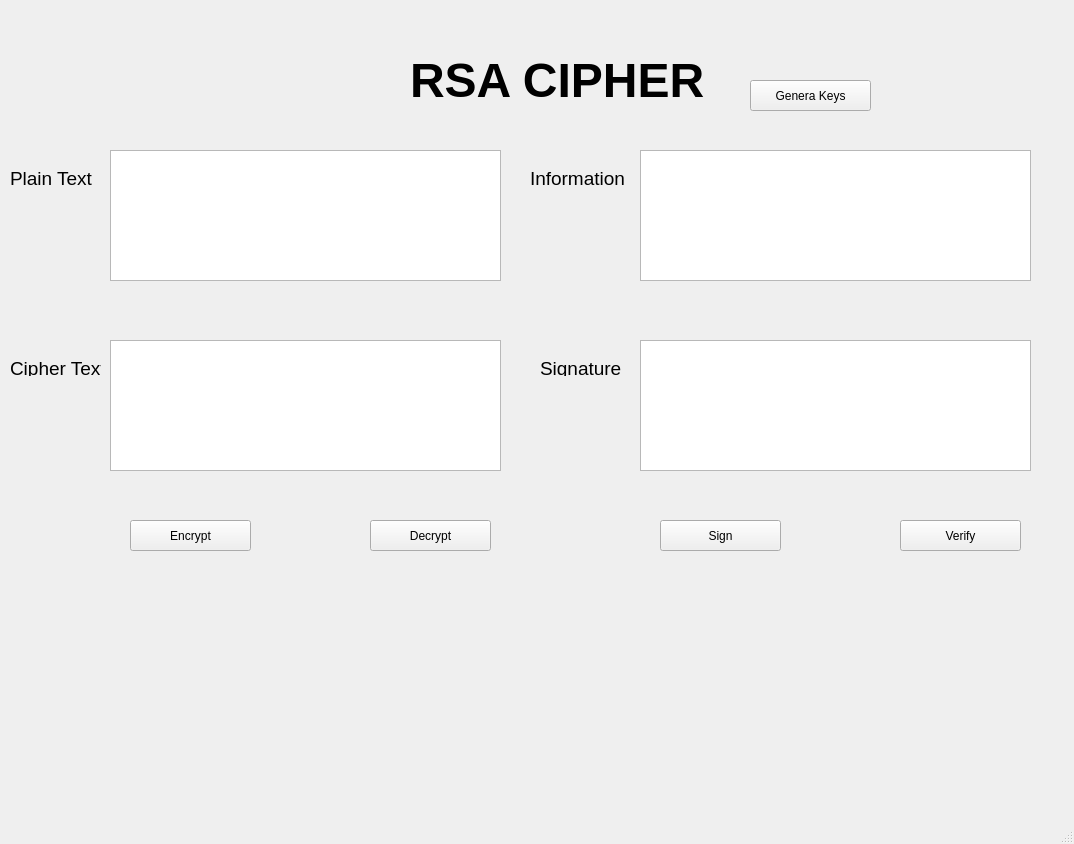
<?xml version="1.0" encoding="UTF-8"?>
<ui version="4.0">
 <class>MainWindow</class>
 <widget class="QMainWindow" name="MainWindow">
  <property name="geometry">
   <rect>
    <x>0</x>
    <y>0</y>
    <width>1074</width>
    <height>844</height>
   </rect>
  </property>
  <property name="windowTitle">
   <string>MainWindow</string>
  </property>
  <widget class="QWidget" name="centralwidget">
   <widget class="QPlainTextEdit" name="txt_plain_text">
    <property name="geometry">
     <rect>
      <x>110</x>
      <y>150</y>
      <width>391</width>
      <height>131</height>
     </rect>
    </property>
   </widget>
   <widget class="QPlainTextEdit" name="txt_cipher_text">
    <property name="geometry">
     <rect>
      <x>110</x>
      <y>340</y>
      <width>391</width>
      <height>131</height>
     </rect>
    </property>
   </widget>
   <widget class="QPlainTextEdit" name="txt_sign">
    <property name="geometry">
     <rect>
      <x>640</x>
      <y>340</y>
      <width>391</width>
      <height>131</height>
     </rect>
    </property>
   </widget>
   <widget class="QPlainTextEdit" name="txt_info">
    <property name="geometry">
     <rect>
      <x>640</x>
      <y>150</y>
      <width>391</width>
      <height>131</height>
     </rect>
    </property>
   </widget>
   <widget class="QLabel" name="label">
    <property name="geometry">
     <rect>
      <x>410</x>
      <y>50</y>
      <width>341</width>
      <height>61</height>
     </rect>
    </property>
    <property name="font">
     <font>
      <pointsize>36</pointsize>
      <weight>75</weight>
      <bold>true</bold>
     </font>
    </property>
    <property name="text">
     <string>RSA CIPHER</string>
    </property>
   </widget>
   <widget class="QLabel" name="label_2">
    <property name="geometry">
     <rect>
      <x>10</x>
      <y>170</y>
      <width>91</width>
      <height>16</height>
     </rect>
    </property>
    <property name="font">
     <font>
      <pointsize>14</pointsize>
     </font>
    </property>
    <property name="text">
     <string>Plain Text</string>
    </property>
   </widget>
   <widget class="QLabel" name="label_3">
    <property name="geometry">
     <rect>
      <x>540</x>
      <y>360</y>
      <width>91</width>
      <height>16</height>
     </rect>
    </property>
    <property name="font">
     <font>
      <pointsize>14</pointsize>
     </font>
    </property>
    <property name="text">
     <string>Signature</string>
    </property>
   </widget>
   <widget class="QLabel" name="label_4">
    <property name="geometry">
     <rect>
      <x>10</x>
      <y>360</y>
      <width>91</width>
      <height>16</height>
     </rect>
    </property>
    <property name="font">
     <font>
      <pointsize>14</pointsize>
     </font>
    </property>
    <property name="text">
     <string>Cipher Text</string>
    </property>
   </widget>
   <widget class="QLabel" name="label_5">
    <property name="geometry">
     <rect>
      <x>530</x>
      <y>170</y>
      <width>101</width>
      <height>16</height>
     </rect>
    </property>
    <property name="font">
     <font>
      <pointsize>14</pointsize>
     </font>
    </property>
    <property name="text">
     <string>Information</string>
    </property>
   </widget>
   <widget class="QPushButton" name="btn_encrypt">
    <property name="geometry">
     <rect>
      <x>130</x>
      <y>520</y>
      <width>121</width>
      <height>31</height>
     </rect>
    </property>
    <property name="text">
     <string>Encrypt</string>
    </property>
   </widget>
   <widget class="QPushButton" name="btn_decrypt">
    <property name="geometry">
     <rect>
      <x>370</x>
      <y>520</y>
      <width>121</width>
      <height>31</height>
     </rect>
    </property>
    <property name="text">
     <string>Decrypt</string>
    </property>
   </widget>
   <widget class="QPushButton" name="btn_sign">
    <property name="geometry">
     <rect>
      <x>660</x>
      <y>520</y>
      <width>121</width>
      <height>31</height>
     </rect>
    </property>
    <property name="text">
     <string>Sign</string>
    </property>
   </widget>
   <widget class="QPushButton" name="btn_verify">
    <property name="geometry">
     <rect>
      <x>900</x>
      <y>520</y>
      <width>121</width>
      <height>31</height>
     </rect>
    </property>
    <property name="text">
     <string>Verify</string>
    </property>
   </widget>
   <widget class="QPushButton" name="btn_gen_keys">
    <property name="geometry">
     <rect>
      <x>750</x>
      <y>80</y>
      <width>121</width>
      <height>31</height>
     </rect>
    </property>
    <property name="text">
     <string>Genera Keys</string>
    </property>
   </widget>
  </widget>
  <widget class="QMenuBar" name="menubar">
   <property name="geometry">
    <rect>
     <x>0</x>
     <y>0</y>
     <width>1074</width>
     <height>21</height>
    </rect>
   </property>
  </widget>
  <widget class="QStatusBar" name="statusbar"/>
 </widget>
 <resources/>
 <connections/>
</ui>
